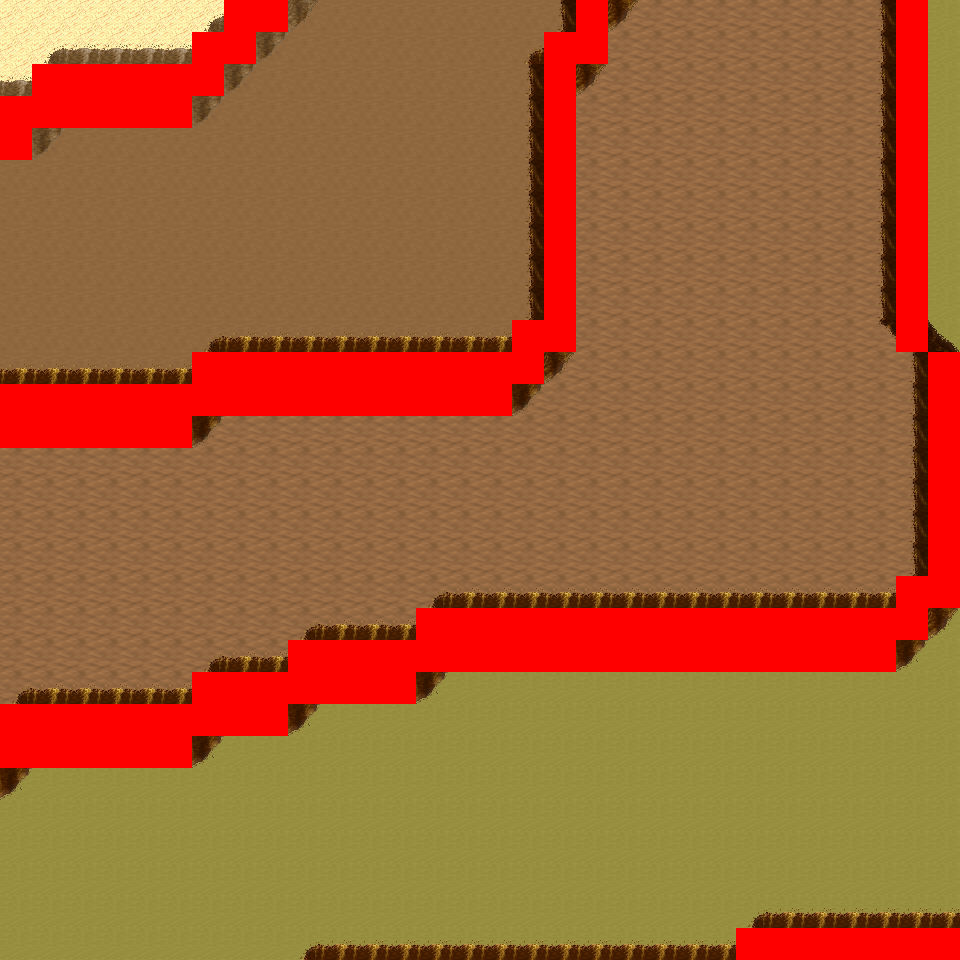

This game map was drawn from its Tiled (.tmx) file and the tilesets committed beside it. A one-line description and the trimmed map source follow:
An orthogonal 30x30 tile map with 32x32 px tiles, 6 tile layers (Ground, Object, Object2, Above, ...), 8 tilesets and 11 objects (11x mapExit).

<map version="1.0" orientation="orthogonal" renderorder="right-down" width="30" height="30" tilewidth="32" tileheight="32" nextobjectid="12">
  <tileset firstgid="1" name="tileset_logic_collision" tilewidth="32" tileheight="32" tilecount="1" columns="1">
    <image source="../drawable/tileset_logic_collision.png" width="32" height="32" />
  </tileset>
  <tileset firstgid="2" name="tileset_ground_ground" tilewidth="32" tileheight="32" tilecount="33" columns="3">
    <image source="../drawable/tileset_ground_ground.png" width="96" height="352" />
  </tileset>
  <tileset firstgid="35" name="tileset_ground_ridge_earth_pale" tilewidth="32" tileheight="32" tilecount="96" columns="12">
    <image source="../drawable/tileset_ground_ridge_earth_pale.png" width="384" height="256" />
  </tileset>
  <tileset firstgid="131" name="tileset_ground_ridge_earth_dark" tilewidth="32" tileheight="32" tilecount="96" columns="12">
    <image source="../drawable/tileset_ground_ridge_earth_dark.png" width="384" height="256" />
  </tileset>
  <tileset firstgid="227" name="tileset_terrain_desert" tilewidth="32" tileheight="32" tilecount="88" columns="8">
    <image source="../drawable/tileset_terrain_desert.png" width="256" height="352" />
  </tileset>
  <tileset firstgid="315" name="tileset_plant_tree_tree_darkgreen" tilewidth="32" tileheight="32" tilecount="88" columns="8">
    <image source="../drawable/tileset_plant_tree_tree_darkgreen.png" width="256" height="352" />
  </tileset>
  <tileset firstgid="403" name="tileset_ground_sand_2" tilewidth="32" tileheight="32" tilecount="15" columns="5">
    <image source="../drawable/tileset_ground_sand_2.png" width="160" height="96" />
  </tileset>
  <tileset firstgid="418" name="tileset_plant_cactus_2" tilewidth="32" tileheight="32" tilecount="10" columns="5">
    <image source="../drawable/tileset_plant_cactus_2.png" width="160" height="64" />
  </tileset>
  <layer name="Ground" width="30" height="30">
    <data>[900 cells, 900 non-empty, 4 distinct tile ids]</data>
  </layer>
  <layer name="Object" width="30" height="30">
    <data>[900 cells, 264 non-empty, 22 distinct tile ids]</data>
  </layer>
  <layer name="Object2" width="30" height="30">
    <data>[900 cells, 0 non-empty, 0 distinct tile ids]</data>
  </layer>
  <layer name="Above" width="30" height="30">
    <data>[900 cells, 0 non-empty, 0 distinct tile ids]</data>
  </layer>
  <layer name="Above2" width="30" height="30">
    <data>[900 cells, 0 non-empty, 0 distinct tile ids]</data>
  </layer>
  <layer name="Walkable" width="30" height="30">
    <data>[900 cells, 147 non-empty, 1 distinct tile ids]</data>
  </layer>
  <objectgroup name="MapEvents">
    <object id="1" name="north" type="mapExit" x="0" y="0" width="224" height="32">
      <properties>
        <property name="map" value="level_0_x52_y146" />
        <property name="x" value="0" />
        <property name="y" value="28" />
      </properties>
    </object>
    <object id="2" name="north2" type="mapExit" x="288" y="0" width="288" height="32">
      <properties>
        <property name="map" value="level_0_x52_y146" />
        <property name="x" value="9" />
        <property name="y" value="28" />
      </properties>
    </object>
    <object id="3" name="north3" type="mapExit" x="608" y="0" width="288" height="32">
      <properties>
        <property name="map" value="level_0_x52_y146" />
        <property name="x" value="19" />
        <property name="y" value="28" />
      </properties>
    </object>
    <object id="4" name="north4" type="mapExit" x="928" y="0" width="32" height="32">
      <properties>
        <property name="map" value="level_0_x52_y146" />
        <property name="x" value="29" />
        <property name="y" value="28" />
      </properties>
    </object>
    <object id="5" name="south" type="mapExit" x="0" y="928" width="736" height="32">
      <properties>
        <property name="map" value="level_0_x52_y148" />
        <property name="x" value="0" />
        <property name="y" value="1" />
      </properties>
    </object>
    <object id="6" name="west" type="mapExit" x="0" y="0" width="32" height="96">
      <properties>
        <property name="map" value="level_0_x51_y147" />
        <property name="x" value="28" />
        <property name="y" value="0" />
      </properties>
    </object>
    <object id="7" name="west2" type="mapExit" x="0" y="160" width="32" height="224">
      <properties>
        <property name="map" value="level_0_x51_y147" />
        <property name="x" value="28" />
        <property name="y" value="5" />
      </properties>
    </object>
    <object id="8" name="west3" type="mapExit" x="0" y="448" width="32" height="256">
      <properties>
        <property name="map" value="level_0_x51_y147" />
        <property name="x" value="28" />
        <property name="y" value="14" />
      </properties>
    </object>
    <object id="9" name="west4" type="mapExit" x="0" y="768" width="32" height="192">
      <properties>
        <property name="map" value="level_0_x51_y147" />
        <property name="x" value="28" />
        <property name="y" value="24" />
      </properties>
    </object>
    <object id="10" name="east" type="mapExit" x="928" y="0" width="32" height="352">
      <properties>
        <property name="map" value="level_0_x53_y147" />
        <property name="x" value="1" />
        <property name="y" value="0" />
      </properties>
    </object>
    <object id="11" name="east2" type="mapExit" x="928" y="608" width="32" height="320">
      <properties>
        <property name="map" value="level_0_x53_y147" />
        <property name="x" value="1" />
        <property name="y" value="19" />
      </properties>
    </object>
  </objectgroup>
</map>
